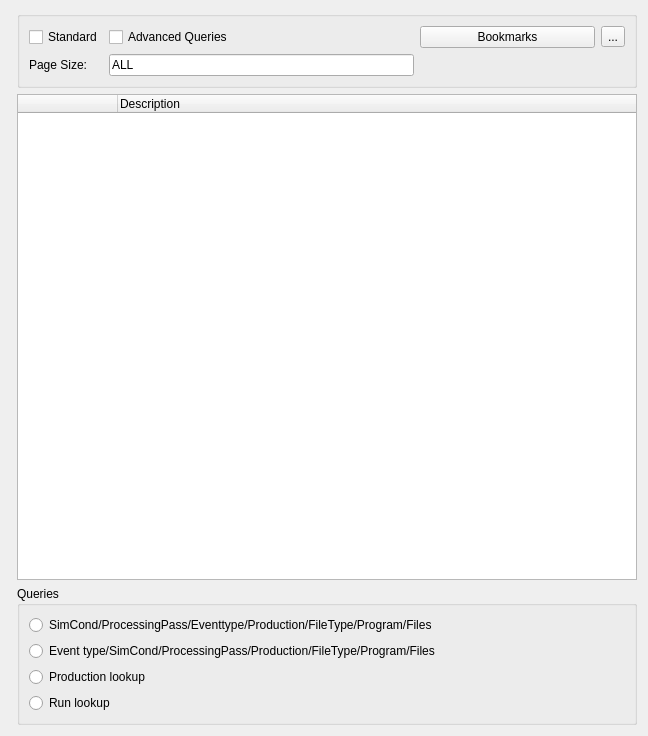
<?xml version="1.0" encoding="UTF-8"?>
<ui version="4.0">
 <class>TreeWidget</class>
 <widget class="QWidget" name="TreeWidget">
  <property name="geometry">
   <rect>
    <x>0</x>
    <y>0</y>
    <width>648</width>
    <height>736</height>
   </rect>
  </property>
  <property name="windowTitle">
   <string>Form</string>
  </property>
  <property name="autoFillBackground">
   <bool>true</bool>
  </property>
  <layout class="QGridLayout" name="gridLayout_2">
   <item row="0" column="0" rowspan="3">
    <widget class="BookmarksWidget" name="Bookmarks" native="true"/>
   </item>
   <item row="0" column="1">
    <widget class="QGroupBox" name="groupBox">
     <property name="title">
      <string/>
     </property>
     <layout class="QGridLayout" name="gridLayout">
      <item row="0" column="0">
       <widget class="QCheckBox" name="standardQuery">
        <property name="text">
         <string>Standard</string>
        </property>
       </widget>
      </item>
      <item row="0" column="1">
       <widget class="QCheckBox" name="advancedQuery">
        <property name="text">
         <string>Advanced Queries</string>
        </property>
       </widget>
      </item>
      <item row="4" column="1" colspan="2">
       <widget class="QLineEdit" name="pageSize">
        <property name="text">
         <string>ALL</string>
        </property>
       </widget>
      </item>
      <item row="4" column="0">
       <widget class="QLabel" name="label">
        <property name="text">
         <string>Page Size:</string>
        </property>
       </widget>
      </item>
      <item row="4" column="3">
       <spacer name="horizontalSpacer">
        <property name="orientation">
         <enum>Qt::Horizontal</enum>
        </property>
        <property name="sizeHint" stdset="0">
         <size>
          <width>40</width>
          <height>20</height>
         </size>
        </property>
       </spacer>
      </item>
      <item row="0" column="3">
       <widget class="QPushButton" name="bookmarksButton">
        <property name="autoFillBackground">
         <bool>false</bool>
        </property>
        <property name="text">
         <string>Bookmarks</string>
        </property>
        <property name="icon">
         <iconset resource="Resources.qrc">
          <normaloff>:/icons/images/bookmarks2.png</normaloff>:/icons/images/bookmarks2.png</iconset>
        </property>
       </widget>
      </item>
      <item row="0" column="2">
       <spacer name="horizontalSpacer_2">
        <property name="orientation">
         <enum>Qt::Horizontal</enum>
        </property>
        <property name="sizeHint" stdset="0">
         <size>
          <width>40</width>
          <height>20</height>
         </size>
        </property>
       </spacer>
      </item>
      <item row="0" column="4">
       <widget class="QToolButton" name="closeButton">
        <property name="text">
         <string>...</string>
        </property>
        <property name="icon">
         <iconset resource="Resources.qrc">
          <normaloff>:/icons/images/reloadpage.png</normaloff>:/icons/images/reloadpage.png</iconset>
        </property>
       </widget>
      </item>
     </layout>
    </widget>
   </item>
   <item row="1" column="1">
    <widget class="TreePanel" name="tree">
     <property name="enabled">
      <bool>true</bool>
     </property>
     <property name="cursor" stdset="0">
      <cursorShape>ArrowCursor</cursorShape>
     </property>
     <property name="styleSheet">
      <string notr="true"/>
     </property>
     <property name="lineWidth">
      <number>1</number>
     </property>
     <property name="verticalScrollBarPolicy">
      <enum>Qt::ScrollBarAsNeeded</enum>
     </property>
     <property name="horizontalScrollBarPolicy">
      <enum>Qt::ScrollBarAsNeeded</enum>
     </property>
     <property name="tabKeyNavigation">
      <bool>true</bool>
     </property>
     <property name="textElideMode">
      <enum>Qt::ElideNone</enum>
     </property>
     <property name="sortingEnabled">
      <bool>false</bool>
     </property>
     <property name="animated">
      <bool>false</bool>
     </property>
     <column>
      <property name="text">
       <string>                                Tree                                                     </string>
      </property>
     </column>
     <column>
      <property name="text">
       <string>Description</string>
      </property>
     </column>
    </widget>
   </item>
   <item row="2" column="1">
    <widget class="QGroupBox" name="selection">
     <property name="title">
      <string>Queries</string>
     </property>
     <layout class="QGridLayout">
      <item row="0" column="0">
       <widget class="QRadioButton" name="configNameRadioButton">
        <property name="text">
         <string>SimCond/ProcessingPass/Eventtype/Production/FileType/Program/Files</string>
        </property>
       </widget>
      </item>
      <item row="1" column="0">
       <widget class="QRadioButton" name="radioButton_2">
        <property name="text">
         <string>Event type/SimCond/ProcessingPass/Production/FileType/Program/Files</string>
        </property>
       </widget>
      </item>
      <item row="2" column="0">
       <widget class="QRadioButton" name="productionRadioButton">
        <property name="text">
         <string>Production lookup</string>
        </property>
       </widget>
      </item>
      <item row="3" column="0">
       <widget class="QRadioButton" name="runLookup">
        <property name="text">
         <string>Run lookup</string>
        </property>
       </widget>
      </item>
     </layout>
    </widget>
   </item>
  </layout>
  <action name="configNameRadioButton">
   <property name="text">
    <string>config_click</string>
   </property>
  </action>
 </widget>
 <customwidgets>
  <customwidget>
   <class>BookmarksWidget</class>
   <extends>QWidget</extends>
   <header>LHCbDIRAC/BookkeepingSystem/Gui/Widget/BookmarksWidget.h</header>
   <container>1</container>
  </customwidget>
  <customwidget>
   <class>TreePanel</class>
   <extends>QTreeWidget</extends>
   <header>LHCbDIRAC/BookkeepingSystem/Gui/Widget/TreePanel.h</header>
  </customwidget>
 </customwidgets>
 <resources>
  <include location="Resources.qrc"/>
 </resources>
 <connections/>
</ui>
